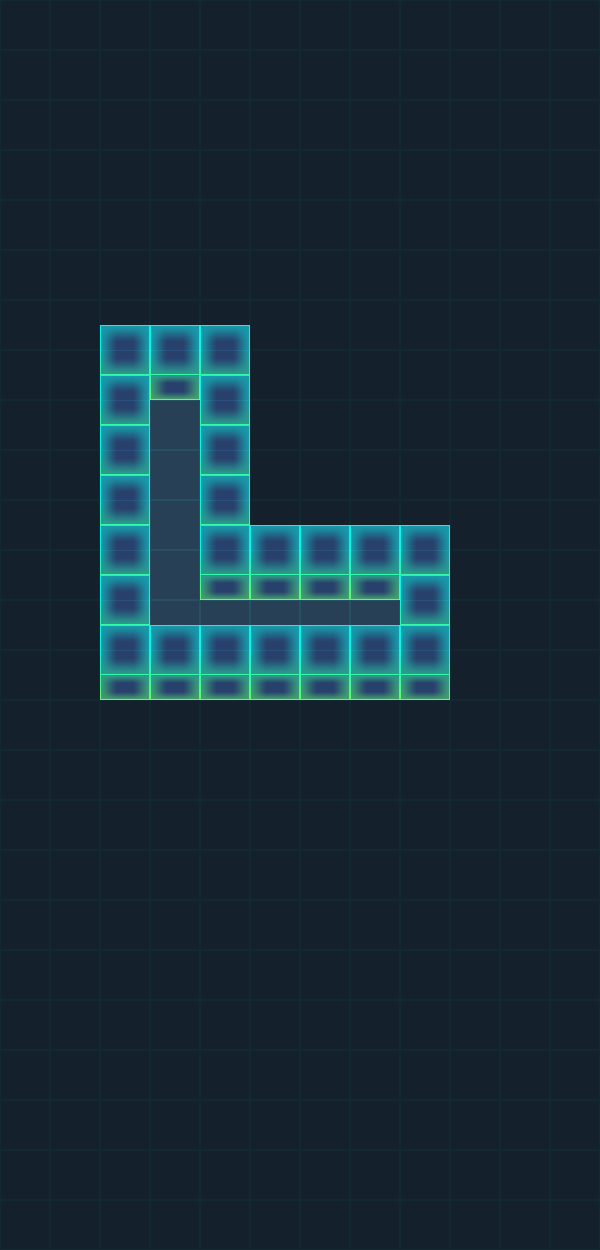

A level layout from a 2D game, rendered from its tile map. Below: a short description, then the map file with its tile-grid data intact:
An orthogonal 12x25 tile map with 50x50 px tiles, 4 tile layers (BG, WallBottom, Play, WallUp) and 7 objects (Hero, M1, M2, End).

<map version="1.0" tiledversion="1.0.3" orientation="orthogonal" renderorder="right-down" width="12" height="25" tilewidth="50" tileheight="50" nextobjectid="24">
 <tileset firstgid="1" source="tiles.tsx" />
 <layer name="BG" width="12" height="25">
  <data encoding="csv">
6,6,6,6,6,6,6,6,6,6,6,6,
6,6,6,6,6,6,6,6,6,6,6,6,
6,6,6,6,6,6,6,6,6,6,6,6,
6,6,6,6,6,6,6,6,6,6,6,6,
6,6,6,6,6,6,6,6,6,6,6,6,
6,6,6,6,6,6,6,6,6,6,6,6,
6,6,6,6,6,6,6,6,6,6,6,6,
6,6,6,6,6,6,6,6,6,6,6,6,
6,6,6,5,6,6,6,6,6,6,6,6,
6,6,6,5,6,6,6,6,6,6,6,6,
6,6,6,5,6,6,6,6,6,6,6,6,
6,6,6,5,6,6,6,6,6,6,6,6,
6,6,6,5,5,5,5,5,6,6,6,6,
6,6,6,6,6,6,6,6,6,6,6,6,
6,6,6,6,6,6,6,6,6,6,6,6,
6,6,6,6,6,6,6,6,6,6,6,6,
6,6,6,6,6,6,6,6,6,6,6,6,
6,6,6,6,6,6,6,6,6,6,6,6,
6,6,6,6,6,6,6,6,6,6,6,6,
6,6,6,6,6,6,6,6,6,6,6,6,
6,6,6,6,6,6,6,6,6,6,6,6,
6,6,6,6,6,6,6,6,6,6,6,6,
6,6,6,6,6,6,6,6,6,6,6,6,
6,6,6,6,6,6,6,6,6,6,6,6,
6,6,6,6,6,6,6,6,6,6,6,6
</data>
 </layer>
 <layer name="WallBottom" width="12" height="25">
  <data encoding="csv">
0,0,0,0,0,0,0,0,0,0,0,0,
0,0,0,0,0,0,0,0,0,0,0,0,
0,0,0,0,0,0,0,0,0,0,0,0,
0,0,0,0,0,0,0,0,0,0,0,0,
0,0,0,0,0,0,0,0,0,0,0,0,
0,0,0,0,0,0,0,0,0,0,0,0,
0,0,3,3,3,0,0,0,0,0,0,0,
0,0,4,2,4,0,0,0,0,0,0,0,
0,0,4,0,4,0,0,0,0,0,0,0,
0,0,4,0,4,0,0,0,0,0,0,0,
0,0,4,0,4,3,3,3,3,0,0,0,
0,0,4,0,2,2,2,2,4,0,0,0,
0,0,4,0,0,0,0,0,4,0,0,0,
0,0,2,2,2,2,2,2,2,0,0,0,
0,0,0,0,0,0,0,0,0,0,0,0,
0,0,0,0,0,0,0,0,0,0,0,0,
0,0,0,0,0,0,0,0,0,0,0,0,
0,0,0,0,0,0,0,0,0,0,0,0,
0,0,0,0,0,0,0,0,0,0,0,0,
0,0,0,0,0,0,0,0,0,0,0,0,
0,0,0,0,0,0,0,0,0,0,0,0,
0,0,0,0,0,0,0,0,0,0,0,0,
0,0,0,0,0,0,0,0,0,0,0,0,
0,0,0,0,0,0,0,0,0,0,0,0,
0,0,0,0,0,0,0,0,0,0,0,0
</data>
 </layer>
 <objectgroup name="Star">
  <object id="5" x="153.667" y="506" width="31.6667" height="34" />
  <object id="16" x="257.333" y="614.666" width="29.3333" height="25.3333" />
  <object id="17" x="161.334" y="612" width="26.6667" height="28" />
 </objectgroup>
 <objectgroup name="Coin" />
 <objectgroup name="Actor">
  <object id="1" name="Hero" x="168.333" y="421" width="10" height="10">
   <ellipse />
  </object>
  <object id="2" name="M1" x="369.667" y="78.3333" width="10" height="10">
   <ellipse />
  </object>
  <object id="3" name="M2" x="467" y="83" width="10" height="10">
   <ellipse />
  </object>
  <object id="15" name="End" x="371" y="620.333" width="10" height="10">
   <ellipse />
  </object>
 </objectgroup>
 <layer name="Play" width="12" height="25">
  <data encoding="csv">
0,0,0,0,0,0,0,0,0,0,0,0,
0,0,0,0,0,0,0,0,0,0,0,0,
0,0,0,0,0,0,0,0,0,0,0,0,
0,0,0,0,0,0,0,0,0,0,0,0,
0,0,0,0,0,0,0,0,0,0,0,0,
0,0,0,0,0,0,0,0,0,0,0,0,
0,0,0,0,0,0,0,0,0,0,0,0,
0,0,0,0,0,0,0,0,0,0,0,0,
0,0,0,0,0,0,0,0,0,0,0,0,
0,0,0,0,0,0,0,0,0,0,0,0,
0,0,0,0,0,0,0,0,0,0,0,0,
0,0,0,0,0,0,0,0,0,0,0,0,
0,0,0,0,0,0,0,0,0,0,0,0,
0,0,0,0,0,0,0,0,0,0,0,0,
0,0,0,0,0,0,0,0,0,0,0,0,
0,0,0,0,0,0,0,0,0,0,0,0,
0,0,0,0,0,0,0,0,0,0,0,0,
0,0,0,0,0,0,0,0,0,0,0,0,
0,0,0,0,0,0,0,0,0,0,0,0,
0,0,0,0,0,0,0,0,0,0,0,0,
0,0,0,0,0,0,0,0,0,0,0,0,
0,0,0,0,0,0,0,0,0,0,0,0,
0,0,0,0,0,0,0,0,0,0,0,0,
0,0,0,0,0,0,0,0,0,0,0,0,
0,0,0,0,0,0,0,0,0,0,0,0
</data>
 </layer>
 <layer name="WallUp" width="12" height="25">
  <data encoding="csv">
0,0,0,0,0,0,0,0,0,0,0,0,
0,0,0,0,0,0,0,0,0,0,0,0,
0,0,0,0,0,0,0,0,0,0,0,0,
0,0,0,0,0,0,0,0,0,0,0,0,
0,0,0,0,0,0,0,0,0,0,0,0,
0,0,0,0,0,0,0,0,0,0,0,0,
0,0,0,0,0,0,0,0,0,0,0,0,
0,0,0,0,0,0,0,0,0,0,0,0,
0,0,0,0,0,0,0,0,0,0,0,0,
0,0,0,0,0,0,0,0,0,0,0,0,
0,0,0,0,0,0,0,0,0,0,0,0,
0,0,0,0,0,0,0,0,0,0,0,0,
0,0,0,1,1,1,1,1,0,0,0,0,
0,0,0,0,0,0,0,0,0,0,0,0,
0,0,0,0,0,0,0,0,0,0,0,0,
0,0,0,0,0,0,0,0,0,0,0,0,
0,0,0,0,0,0,0,0,0,0,0,0,
0,0,0,0,0,0,0,0,0,0,0,0,
0,0,0,0,0,0,0,0,0,0,0,0,
0,0,0,0,0,0,0,0,0,0,0,0,
0,0,0,0,0,0,0,0,0,0,0,0,
0,0,0,0,0,0,0,0,0,0,0,0,
0,0,0,0,0,0,0,0,0,0,0,0,
0,0,0,0,0,0,0,0,0,0,0,0,
0,0,0,0,0,0,0,0,0,0,0,0
</data>
 </layer>
</map>
